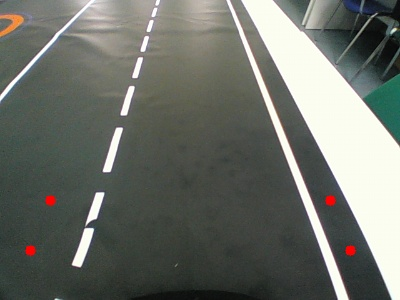
#> input picture foto/0.jpg, 400 x 300 px, given in place of the camera
$ python runner.py
#> lines starting #> are read from the running program, lines starting #| are printed output that depends on the picture; after the words box and inside, x2 and y2 are one past the last pixel; in counts of white or black regions, pixels touching at a corner belong together
### utils.py
# coding: utf-8
import cv2
import numpy as np


# [54 lines left out: functions binarize, binarize_exp, not called in this run]

def trans_perspective(binary, trap, rect, size, d=0):
    matrix_trans = cv2.getPerspectiveTransform(trap, rect)
    perspective = cv2.warpPerspective(binary, matrix_trans, size, flags=cv2.INTER_LINEAR)
    if d:
        key = cv2.waitKey(1)
        cv2.imshow('perspective', perspective)
    return perspective


# [15 lines left out: function find_left_right, not called in this run]


def centre_mass(perspective, d=0):
    hist = np.sum(perspective, axis=0)
    if d:
        cv2.imshow("Perspektiv2in", perspective)

    mid = hist.shape[0] // 2
    i = 0
    centre = 0
    sum_mass = 0
    while (i <= mid):
        centre += hist[i] * (i + 1)
        sum_mass += hist[i]
        i += 1
    if sum_mass > 0:
        mid_mass_left = centre / sum_mass
    else:
        mid_mass_left = mid-1

    centre = 0
    sum_mass = 0
    i = mid
    while i < hist.shape[0]:
        centre += hist[i] * (i + 1)
        sum_mass += hist[i]
        i += 1
    if sum_mass > 0:
        mid_mass_right = centre / sum_mass
    else:
        mid_mass_right = mid+1

    # print(mid_mass_left)
    # print(mid_mass_right)
    mid_mass_left = int(mid_mass_left)
    mid_mass_right = int(mid_mass_right)
    if d:
        cv2.line(perspective, (mid_mass_left, 0), (mid_mass_left, perspective.shape[1]), 50, 2)
        cv2.line(perspective, (mid_mass_right, 0), (mid_mass_right, perspective.shape[1]), 50, 2)
        # cv2.line(perspective, ((mid_mass_right + mid_mass_left) // 2, 0), ((mid_mass_right + mid_mass_left) // 2, perspective.shape[1]), 110, 3)
        cv2.imshow('CentrMass', perspective)

    return mid_mass_left, mid_mass_right


def detect_horiz_line_for_turn(binary):
    hist = np.sum(binary, axis=1)
    maxStrInd = np.argmax(hist)
    #print(str(hist[maxStrInd] // 255))

    if hist[maxStrInd]//255 > 160:
        if maxStrInd > 100:  # 100
            #print("Time to stop")
            cv2.line(binary, (0, maxStrInd), (binary.shape[1], maxStrInd), 60, 4)
            cv2.imshow("STOP", binary)
            cv2.waitKey(1)
            return True
    return False

# [197 lines left out: functions detect_stop, cross_center_path_v1, cross_center_path_v2, cross_center_path_v3, cross_center_path_v4, cross_center_path_v5 and 2 more, not called in this run]

### runner.py
import time

import cv2
import numpy as np

#from arduino import Arduino
import utils


CAR_SPEED = 1430
ARDUINO_PORT = '/dev/ttyACM0'
CAMERA_ID = '/dev/video0'

KP = 0.55  # 0.22 0.32 0.42
KD = 0.25  # 0.17
last = 0

SIZE = (360, 200)

RECT = np.float32([[0, SIZE[1]],
                  [SIZE[0], SIZE[1]],
                  [SIZE[0], 0],
                  [0, 0]])

TRAP = np.float32([[5, 200],
                  [350, 200],
                  [300, 120], #top right
                  [55, 120]])

src_draw = np.array(TRAP, dtype=np.int32)

# OPENCV PARAMS
THRESHOLD = 200
RED = (255, 0, 0)
GREEN = (0, 255, 0)
BLUE = (0, 0, 255)

#arduino = Arduino(ARDUINO_PORT, baudrate=115200, timeout=10)
time.sleep(1)

cap = cv2.VideoCapture(CAMERA_ID, cv2.CAP_V4L2)

# cap.set(cv2.CAP_PROP_FRAME_WIDTH, 1280)
# cap.set(cv2.CAP_PROP_FRAME_HEIGHT, 720)

#arduino.set_speed(CAR_SPEED)

last_err = 0
try:
    while True:
        ret, frame = cap.read()
#> frame is the input picture: shape (300, 400, 3); mean B, G, R 104.8, 111.7, 108.1
        if not ret:
            break

        img = cv2.resize(frame, SIZE)
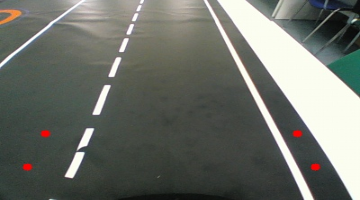
#> img: shape (200, 360, 3); mean B, G, R 104.7, 111.6, 108
        r_channel = img[:,:,2]
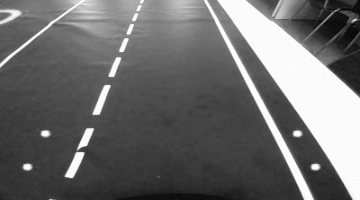
#> r_channel: shape (200, 360); min 3, max 255, mean 108
        binary = np.zeros_like(r_channel)
        binary[(r_channel > 190)] = 1

        hls = cv2.cvtColor(img, cv2.COLOR_BGR2HLS)
#> hls: shape (200, 360, 3); mean of channels 0, 1, 2 54.8, 108.1, 43
        s_channel = img[:,:,2]
        binary2 = np.zeros_like(s_channel)
        binary2[(r_channel > 250)] = 1 #if road light we above

        allBinary = np.zeros_like(binary)
        binary[(binary==1) | (binary2==1)] =255

        cv2.imshow("binary", binary)
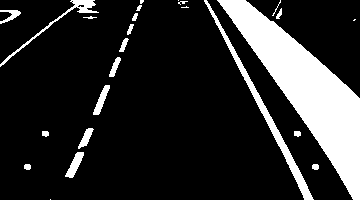
#> window 'binary': shape (200, 360); 16.8% white; 25 white regions (6 under 20 px), largest, box (x1, y1, x2, y2) and area: (217, 0, 360, 200) 9042, (204, 0, 314, 200) 1353, (0, 0, 99, 67) 454
        cv2.waitKey(1)


        # err = utils.cross_center_path_v5(binary)
        # print(err)
        perspective = utils.trans_perspective(binary, TRAP, RECT, SIZE, d=1)
#> (key Esc is pressed here)
#> in trans_perspective, `cv2.imshow('perspective', perspective)`:
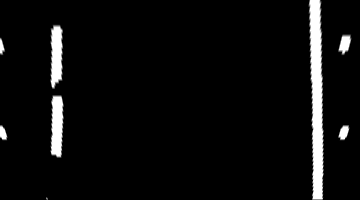
#> window 'perspective': shape (200, 360); min 0, max 255, mean 13


        print("Stop line", utils.detect_horiz_line_for_turn(binary))

        left, right = utils.centre_mass(perspective, d=1)
#> in centre_mass, `cv2.imshow('CentrMass', perspective)`:
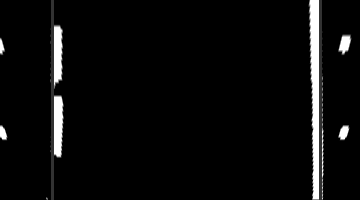
#> window 'CentrMass': shape (200, 360); min 0, max 255, mean 11

        err = 0 - ((left + right) // 2 - SIZE[0] // 2)
        if abs(right - left) < 100:
            err = last_err

        angle = int(90 + KP * err + KD * (err - last_err))

        if angle < 60:
            angle = 60
        elif angle > 120:
            angle = 120

        last_err = err
        #print(f'angle={angle}')
       # arduino.set_angle(angle)
except KeyboardInterrupt as e:
    print('Program stopped!', e)


# arduino.stop()
# arduino.set_angle(90)
cap.release()

$ run again, on foto/road.jpg
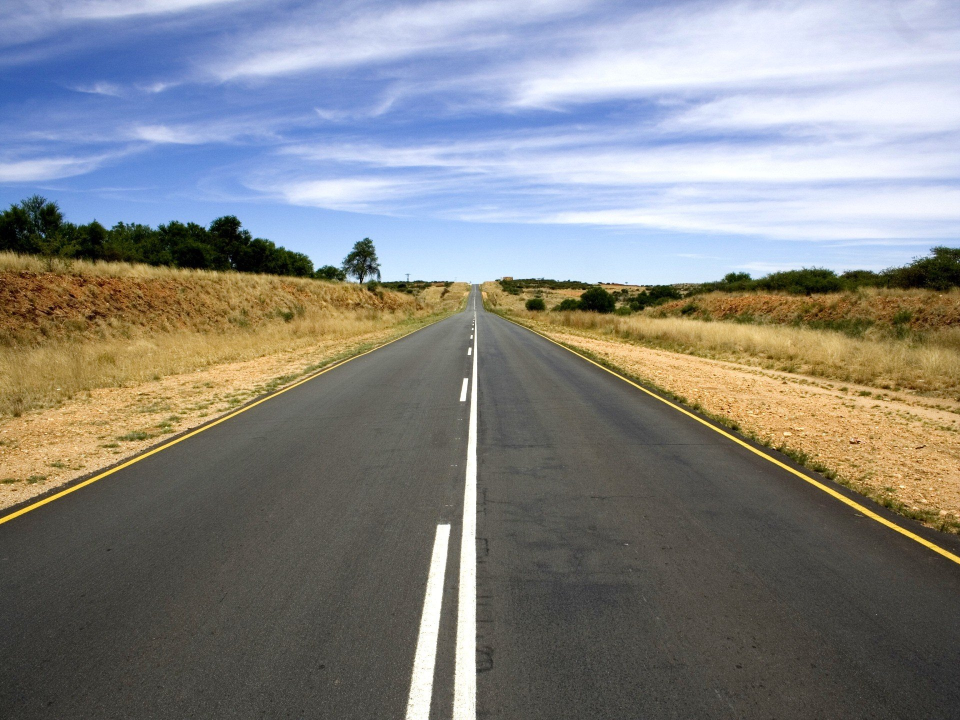
#> input picture foto/road.jpg, 1920 x 1440 px, given in place of the camera (shown at 1/2 size)
#> frame is the input picture: shape (1440, 1920, 3); mean B, G, R 131.5, 132.4, 132
#> hls: shape (200, 360, 3); mean of channels 0, 1, 2 55.1, 131.9, 100
#> `cv2.imshow("binary", binary)`:
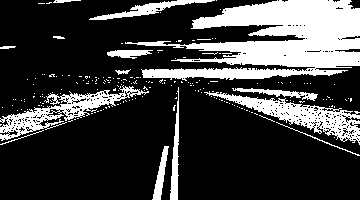
#> window 'binary': shape (200, 360); 24.3% white; 198 white regions (184 under 20 px), largest, box (x1, y1, x2, y2) and area: (125, 0, 360, 81) 10173, (204, 91, 360, 145) 2300, (0, 85, 149, 141) 2073
#> in centre_mass, `cv2.imshow('CentrMass', perspective)`:
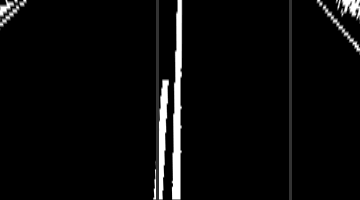
#> window 'CentrMass': shape (200, 360); min 0, max 255, mean 10.3
